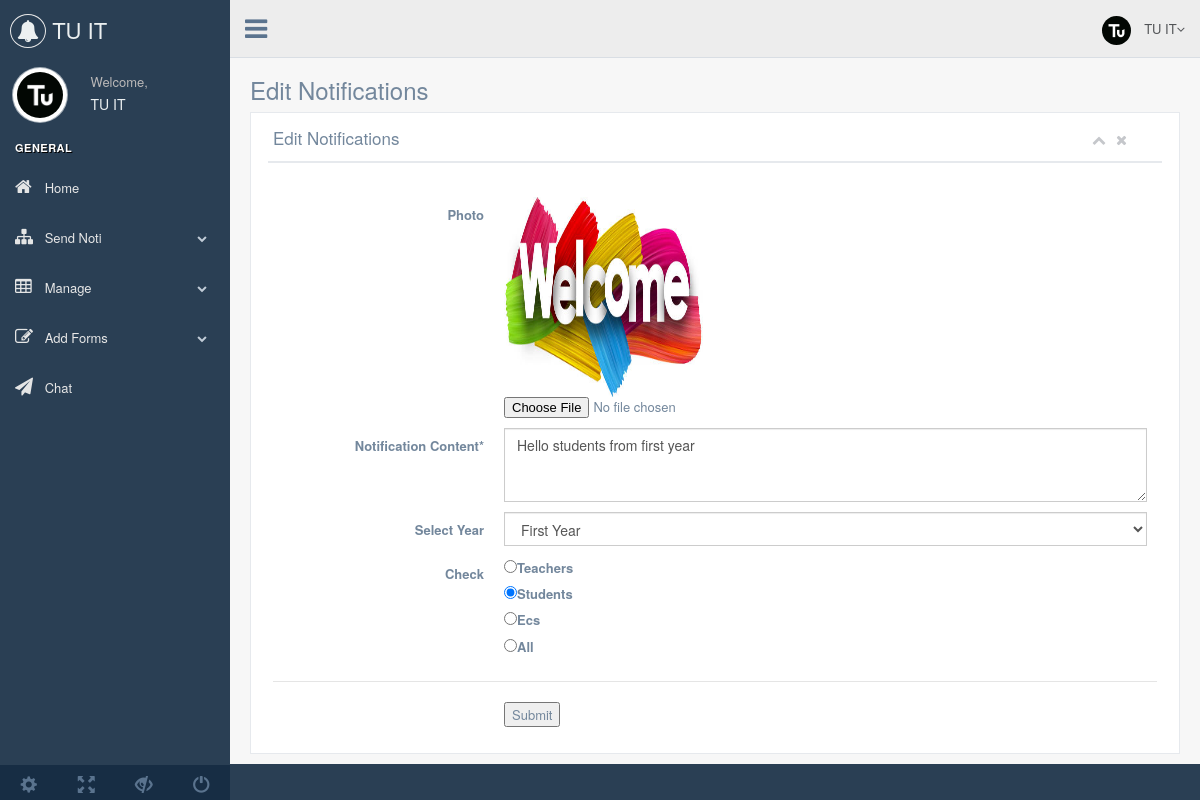
Screenshot of /admin/editadminpost.php?edit_id=2 (signed in) with the database file from the repository.
### tables this page shows
CREATE TABLE `posts` (
  `post_id` int(11) NOT NULL,
  `post_adminid` int(11) NOT NULL,
  `post_userid` int(11) NOT NULL,
  `post_content` text NOT NULL,
  `post_photo` varchar(255) NOT NULL,
  `post_year` int(11) NOT NULL,
  `post_status` int(11) NOT NULL,
  `created_date` datetime NOT NULL,
  `updated_date` datetime NOT NULL
);

CREATE TABLE `years` (
  `years_id` int(11) NOT NULL,
  `years_name` varchar(255) NOT NULL,
  `created_date` datetime NOT NULL,
  `modified_date` datetime NOT NULL
);

### admin/function.php (called while the page is built, shortened)
<?php
   function clean($string) {
   	    global $conn;
   		return mysqli_real_escape_string($conn,$string);
   }
?>

### admin/editadminpost.php (the view, shortened to what this page needs)
<?php
include('database/connection.php');
include('function.php');
include ('includes/header.php');
     if(isset($_GET['edit_id'])) {
       $edit_id = clean($_GET['edit_id']);
       $do = $conn->query("SELECT * FROM posts WHERE post_id = '$edit_id'");
       $did = $do->fetch_assoc();
     }
?>
  <body class="nav-md">
    <div class="container body">
      <div class="main_container">
          <?php include ('includes/sidebar.php'); ?>
          <?php include('includes/navbar.php'); ?>
           <div class="right_col" role="main">
          <div class="">
            <div class="page-title">
              <div class="title_left">
                <h3>Edit Notifications</h3>
              </div>
            </div>
            <div class="clearfix"></div>
            <div class="row">
              <div class="col-md-12 col-sm-12">
                <div class="x_panel">
                  <div class="x_title">
                    <h2>Edit Notifications</h2>
                    <ul class="nav navbar-right panel_toolbox">
                      <li><a class="collapse-link"><i class="fa fa-chevron-up"></i></a>
                      </li>
                      <li><a class="close-link"><i class="fa fa-close"></i></a>
                      </li>
                    </ul>
                    <div class="clearfix"></div>
                  </div>
                  <div class="x_content">
                    <br />
                    <form class="form-horizontal form-label-left" method="POST" action="editadminpost.php" enctype="multipart/form-data">
                      <div class="form-group">
                         <label class="control-label col-md-3 col-sm-3 col-xs-12">Photo<span class="required"></span>
                        </label>
                         <div class="col-md-9 col-sm-9 col-xs-12">
                         <img src="posts/<?php echo $did['post_photo']?>" style="height: 200px; width: 200px;">
                         <input type="file" name="noti_photo">
                       </div>
                      </div>
                      <div class="form-group">
                        <label class="control-label col-md-3 col-sm-3 col-xs-12">Notification Content<span class="required">*</span>
                        </label>
                        <div class="col-md-9 col-sm-9 col-xs-12">
                          <textarea class="form-control" name="noti_content" rows="3" placeholder="Notification Content"><?php echo $did['post_content']?></textarea>
                        </div>
                      </div>
                       <div class="form-group">
                        <label class="control-label col-md-3 col-sm-3 col-xs-12">Select Year</label>
                        <div class="col-md-9 col-sm-9 col-xs-12">
                          <select class="select2_single form-control" tabindex="-1" name="post_year">
                            <?php $rhy = $conn->query("SELECT * FROM years");
                              foreach ($rhy as $rhyme) :
                             ?>
                               <option value="<?php echo $rhyme['years_id']?>"
                                <?php if($rhyme['years_id'] == $did['post_year']) echo "selected"; ?>
                                ><?php echo $rhyme['years_name']?></option>
                              <?php endforeach; ?>
                          </select>
                        </div>
                      </div>
                      <div class="form-group">
                        <label class="col-md-3 col-sm-3 col-xs-12 control-label">Check
                          <br>
                        </label>
                        <div class="col-md-9 col-sm-9 col-xs-12">
                          <div class="check">
                            <label>
                              <input type="radio" name="usertype" value="1" <?php if($did['post_status'] == '1') echo "checked";?>>Teachers
                            </label>
                          </div>
                          <div class="check">
                            <label>
                              <input type="radio" name="usertype" value="2" <?php if($did['post_status'] == '2') echo "checked";?>>Students
                            </label>
                          </div>
                            <div class="check">
                            <label>
                              <input type="radio" name="usertype" value="3" <?php if($did['post_status'] == '3') echo "checked";?>>Ecs
                            </label>
                          </div>
                          <div class="check">
                            <label>
                              <input type="radio" name="usertype" value="4" <?php if($did['post_status'] == '4') echo "checked";?>>All
                            </label>
                          </div>
                        </div>
                      </div>
                      <div class="ln_solid"></div>
                      <div class="form-group">
                        <div class="col-md-9 col-sm-9 col-xs-12 col-md-offset-3">
                           <input type="submit" name="cle" value="Submit">
                        </div>
                      </div>
                    </form>
                  </div>
              </div>
                    </div>
                  </div>
                </div>
              </div>
            </div>
          </div>
  </body>
    <?php include('includes/footer.php'); ?>

### admin/includes/sidebar.php (shortened to what this page needs)
 <?php
   $pp = $conn->query("SELECT * FROM admin WHERE admin_id = '".$_SESSION['admin_id']."'");
   $ppp = $pp->fetch_assoc();
?>
  <div class="col-md-3 left_col">
          <div class="left_col scroll-view">
            <div class="navbar nav_title" style="border: 0;">
              <a href="index.php" class="site_title"><i class="fa fa-bell"></i> <span><?php echo $ppp['admin_name']?></span></a>
            </div>
            <div class="profile clearfix">
              <div class="profile_pic">
                <img src="adminprofiles/<?php echo $ppp['admin_photo']?>" alt="..." class="img-circle profile_img">
              </div>
              <div class="profile_info">
                <span>Welcome,</span>
                <h2><?php echo $ppp['admin_name']?></h2>
              </div>
            </div>
            <br />
            <div id="sidebar-menu" class="main_menu_side hidden-print main_menu">
              <div class="menu_section">
                <h3>General</h3>
                <ul class="nav side-menu">
                  <li><a href="index.php"><i class="fa fa-home"></i> Home </a>
                  </li>
                  <li><a><i class="fa fa-sitemap"></i> Send Noti <span class="fa fa-chevron-down"></span></a>
                  </li>
                  <li><a><i class="fa fa-table"></i> Manage <span class="fa fa-chevron-down"></span></a>
                  </li>
                  <li><a><i class="fa fa-edit"></i> Add Forms <span class="fa fa-chevron-down"></span></a>
                  </li>
                  <li><a href="chat.php"><i class="fa fa-paper-plane"></i> Chat </a>
                  </li>
                </ul>
              </div>
            </div>
            <div class="sidebar-footer hidden-small">
              <a data-toggle="tooltip" data-placement="top" title="Settings">
                <span class="glyphicon glyphicon-cog" aria-hidden="true"></span>
              </a>
              <a data-toggle="tooltip" data-placement="top" title="FullScreen">
                <span class="glyphicon glyphicon-fullscreen" aria-hidden="true"></span>
              </a>
              <a data-toggle="tooltip" data-placement="top" title="Lock">
                <span class="glyphicon glyphicon-eye-close" aria-hidden="true"></span>
              </a>
              <a data-toggle="tooltip" data-placement="top" title="Logout" href="login.html">
                <span class="glyphicon glyphicon-off" aria-hidden="true"></span>
              </a>
            </div>
          </div>
        </div>

### admin/includes/navbar.php (shortened to what this page needs)
<?php
   $pp = $conn->query("SELECT * FROM admin WHERE admin_id = '".$_SESSION['admin_id']."'");
   $ppp = $pp->fetch_assoc();
?>
<div class="top_nav">
          <div class="nav_menu">
            <nav>
              <div class="nav toggle">
                <a id="menu_toggle"><i class="fa fa-bars"></i></a>
              </div>
              <ul class="nav navbar-nav navbar-right">
                <li class="">
                  <a href="javascript:;" class="user-profile dropdown-toggle" data-toggle="dropdown" aria-expanded="false">
                    <img src="adminprofiles/<?php echo $ppp['admin_photo']?>" alt="">
                    <?php echo $ppp['admin_name']?><span class=" fa fa-angle-down"></span>
                  </a>
                </li>
              </ul>
            </nav>
          </div>
        </div>

### rows the page displays
posts: post_photo (picture), noti_content "Hello students from first year", post_year "First Year", post_status "☐ Teachers", post_status "☑ Students", post_status "☐ Ecs", post_status "☐ All"

### other values shown
$ppp['admin_name'] "TU IT"
